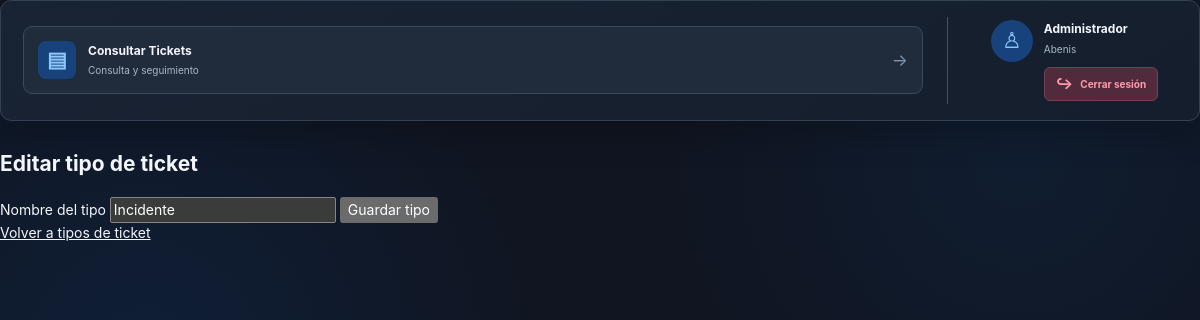
Screenshot of /mantenimientos/tipos-ticket/1/editar (signed in) with the database file from the repository.
### models/user.py (models this page shows, shortened)
class User(UserMixin, db.Model):
    __tablename__ = "Usuarios"
    IdUsuario = db.Column(
        db.Integer,
        primary_key=True
    )
    Usuario = db.Column(
        db.String(100),
        unique=True
    )
    NombreCompleto = db.Column(
        db.String(200)
    )
    Correo = db.Column(
        db.String(200)
    )
    PasswordHash = db.Column(
        db.String(500)
    )
    totp_secret = db.Column(
        db.Text,
        nullable=True
    )
    totp_verificado = db.Column(
        db.Boolean,
        default=False,
        nullable=False
    )
    Activo = db.Column(
        db.Boolean,
        default=True
    )
    IdPerfil = db.Column(
        db.Integer,
        db.ForeignKey("Perfiles.IdPerfil")
    )
    IdEmpresa = db.Column(
        db.Integer,
        db.ForeignKey("Empresas.IdEmpresa")
    )
    IdGrupo = db.Column(
        db.Integer,
        db.ForeignKey("GruposTrabajo.IdGrupo")
    )
    perfil = db.relationship("Perfil")
    empresa = db.relationship("Empresa")
    grupo = db.relationship("GrupoTrabajo", back_populates="usuarios")
    @property
    def EsAdministrador(self):
        return bool(self.perfil and self.perfil.EsAdministrador)

### models/company.py (models this page shows)
class Empresa(db.Model):
    __tablename__ = "Empresas"
    IdEmpresa = db.Column(db.Integer, primary_key=True)
    NombreEmpresa = db.Column(db.String(200), unique=True, nullable=False)
    grupos = db.relationship(
        "GrupoTrabajo",
        secondary="EmpresasGrupos",
        back_populates="empresas",
        order_by="GrupoTrabajo.NombreGrupo"
    )

### models/tipo_ticket.py (models this page shows)
class TipoTicket(db.Model):
    __tablename__ = "TiposTicket"
    IdTipoTicket = db.Column(db.Integer, primary_key=True)
    NombreTipo = db.Column(db.String(100), unique=True, nullable=False)

### routes/maintenance.py (the view, shortened to what this page needs)
@maintenance_bp.route("/tipos-ticket/nuevo", methods=["GET", "POST"])
@maintenance_bp.route(
    "/tipos-ticket/<int:tipo_id>/editar",
    methods=["GET", "POST"]
)
@login_required
@admin_required
def editar_tipo_ticket(tipo_id=None):
    tipo = (
        db.session.get(TipoTicket, tipo_id)
        if tipo_id is not None
        else TipoTicket()
    )
    if tipo is None:
        abort(404)
    errores = []
    nombre = tipo.NombreTipo or ""
    return render_template(
        "mantenimientos/tipo_ticket_form.html",
        tipo=tipo,
        nombre=nombre,
        errores=errores
    )

### app.py (called while the page is built)
@login_manager.user_loader
def load_user(user_id):
    user = db.session.get(User, int(user_id))
    return user if user and user.Activo is not False else None

### routes/maintenance.py (called while the page is built)
def admin_required(view):
    @wraps(view)
    def wrapped_view(*args, **kwargs):
        if not current_user.EsAdministrador:
            abort(403)
        return view(*args, **kwargs)
    return wrapped_view

### templates/mantenimientos/tipo_ticket_form.html (shortened to what this page needs)
{% extends 'base.html' %}
{% block content %}
<h2>{{ 'Editar tipo de ticket' if tipo.IdTipoTicket else 'Crear tipo de ticket' }}</h2>
<form method="post">
    <label for="nombre">Nombre del tipo</label>
    <input id="nombre" name="nombre" maxlength="100" required value="{{ nombre }}">
    <button type="submit">Guardar tipo</button>
</form>
<a href="{{ url_for('maintenance.tipos_ticket') }}">Volver a tipos de ticket</a>
{% endblock %}

### templates/base.html (shortened to what this page needs)
<!DOCTYPE html>
<html lang="es">
<head>
    <link rel="stylesheet"
          href="{{ url_for('static', filename='css/style_oscuro.css') }}">
</head>
<body>
<div class="container {% block container_class %}{% endblock %}">
    {% if current_user.is_authenticated %}
    <header class="internal-topbar">
        <nav class="internal-options">
            <a href="{{ url_for('tickets.listar_tickets') }}"
               class="internal-option">
                <span class="internal-option-icon blue">▤</span>
                <span class="internal-option-text">
                    <strong>Consultar Tickets</strong>
                    <small>Consulta y seguimiento</small>
                </span>
                <span class="option-arrow">→</span>
            </a>
        </nav>
        <div class="user-profile">
            <div class="profile-avatar">
                ♙
            </div>
            <div class="profile-information">
                <strong>
                    {{ current_user.NombreCompleto or current_user.Usuario }}
                </strong>
                <small>
                    {{ current_user.empresa.NombreEmpresa
                       if current_user.empresa
                       else 'Sin empresa asignada' }}
                </small>
                <a href="/logout" class="logout-button">
                    <span>↪</span>
                    Cerrar sesión
                </a>
            </div>
        </div>
    </header>
    {% endif %}
    <main class="page-content">
        {% block content %}
        {% endblock %}
    </main>
</div>
</body>
</html>

### static/css/style_oscuro.css (style rules this page uses)
:root { color-scheme: dark; --bg: #101521; --sidebar: #151c2a; --panel: #1b2433; --panel-soft: #202a3a; --panel-hover: #263348; --border: #465267; --text: #f3f6fc; --muted: #aab6ca; --blue: #0875f9; --blue-light: #1685ff; --green: #64e7a2; --cyan: #59d7f2; --purple: #c79aff; --red: #ff8297; --amber: #ffd05b; --radius-sm: 6px; --radius-md: 9px; --radius-lg: 12px; --shadow-card: 0 12px 35px rgba(0, 0, 0, .22); }
*, *::before, *::after { box-sizing: border-box; }
html { min-height: 100%; scroll-behavior: smooth; }
body { margin: 0; min-width: 320px; min-height: 100vh; background: radial-gradient(circle at 12% 45%, rgba(8, 117, 249, .10), transparent 35%), radial-gradient(circle at 85% 20%, rgba(22, 133, 255, .07), transparent 30%), var(--bg); color: var(--text); font: 14px/1.45 Inter, "Segoe UI", Arial, sans-serif; }
button, input, select, textarea { font: inherit; }
button { cursor: pointer; }
a { color: inherit; }
.internal-topbar { display: flex; align-items: center; gap: 24px; width: 100%; min-height: 105px; padding: 17px 22px; background: linear-gradient( 145deg, #192333, #151e2c ); border: 1px solid #344155; border-radius: 11px; box-shadow: var(--shadow-card); }
.internal-options { display: flex; align-items: stretch; flex: 1; gap: 12px; min-width: 0; }
.internal-option { display: flex; align-items: center; gap: 12px; flex: 1; min-width: 0; min-height: 68px; padding: 11px 14px; border: 1px solid #3b4a60; border-radius: 9px; background: #202b3c; color: var(--text); text-decoration: none; transition: background .2s ease, border-color .2s ease, transform .2s ease; }
.internal-option-icon { display: grid; place-items: center; flex: 0 0 38px; width: 38px; height: 38px; border-radius: 8px; font-size: 21px; font-weight: 800; }
.internal-option-icon.blue { color: #8dc7ff; background: #17427b; }
.internal-option-text { display: flex; flex-direction: column; gap: 4px; flex: 1; min-width: 0; }
.internal-option-text strong { color: #f3f6fc; font-size: 12px; font-weight: 750; line-height: 1.3; }
.internal-option-text small { color: #aab6ca; font-size: 10px; }
.option-arrow { color: #8296b2; font-size: 17px; transition: transform .2s ease; }
.user-profile { display: flex; align-items: center; justify-content: center; gap: 11px; flex: 0 0 175px; min-width: 175px; }
.profile-avatar { display: grid; place-items: center; flex: 0 0 42px; width: 42px; height: 42px; border-radius: 50%; background: #17427b; color: #8dc7ff; font-size: 22px; }
.profile-information { display: flex; flex-direction: column; gap: 5px; min-width: 0; }
.profile-information strong { color: #f3f6fc; font-size: 12px; font-weight: 750; }
.profile-information small { color: #aab6ca; font-size: 11px; }
.container { width: 100%; min-height: 100vh; }
.internal-topbar { display: flex; align-items: center; gap: 24px; width: 100%; min-height: 112px; margin-bottom: 28px; padding: 16px 22px; background: linear-gradient( 145deg, #192333, #151e2c ); border: 1px solid #344155; border-radius: 11px; box-shadow: var(--shadow-card); }
.internal-option-text { display: flex; flex-direction: column; flex: 1; min-width: 0; gap: 4px; }
.internal-option-text small { color: var(--muted); font-size: 10px; }
.user-profile { display: flex; align-items: flex-start; justify-content: center; gap: 11px; flex: 0 0 205px; min-width: 205px; padding: 3px 0; }
.profile-information { display: flex; flex-direction: column; align-items: flex-start; gap: 5px; min-width: 0; }
.profile-information strong { max-width: 145px; overflow: hidden; color: #f3f6fc; font-size: 12px; font-weight: 750; text-overflow: ellipsis; white-space: nowrap; }
.profile-information small { color: #aab6ca; font-size: 10px; }
.logout-button { display: inline-flex; align-items: center; justify-content: center; gap: 7px; min-height: 29px; margin-top: 5px; padding: 5px 11px; border: 1px solid #754050; border-radius: 6px; background: #512b3b; color: #ff9bad; font-size: 10px; font-weight: 700; text-decoration: none; transition: background .2s ease, border-color .2s ease; }
.logout-button span { font-size: 15px; }
.page-content { width: 100%; min-width: 0; }

### rows the page displays
User: NombreCompleto "Administrador"
Empresa: empresa "Abenis"
TipoTicket: nombre "Incidente"
